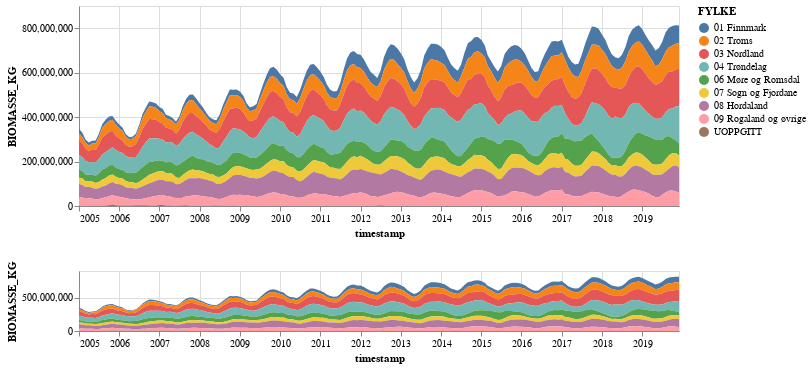

Source (notebook cell):
### Code cell
import altair as alt

brush = alt.selection(type='interval', encodings=['x'])

base = alt.Chart(data_selection.drop(['Date','MÅNED'], axis=1)).mark_area().encode(
    x="timestamp:T",
    y="BIOMASSE_KG:Q",
    color="FYLKE:N"
).properties(
    width=600,
    height=200
)

upper = base.encode(
    alt.X('timestamp:T', scale=alt.Scale(domain=brush))
)

lower = base.properties(
    height=60
).add_selection(brush)

(upper & lower)#.save("Areal diagram.html")

### Figure 1 — Vega-Lite specification as saved in the notebook (floating-point values rounded to 4 significant figures; data arrays with more than 128 entries replaced by an {"elided": "..."} marker saying what was removed)
{"config": {"view": {"continuousWidth": 400, "continuousHeight": 300}}, "vconcat": [{"mark": "area", "encoding": {"color": {"field": "FYLKE", "type": "nominal"}, "x": {"field": "timestamp", "scale": {"domain": {"selection": "selector002"}}, "type": "temporal"}, "y": {"field": "BIOMASSE_KG", "type": "quantitative"}}, "height": 200, "width": 600}, {"mark": "area", "encoding": {"color": {"field": "FYLKE", "type": "nominal"}, "x": {"field": "timestamp", "type": "temporal"}, "y": {"field": "BIOMASSE_KG", "type": "quantitative"}}, "height": 60, "selection": {"selector002": {"type": "interval", "encodings": ["x"]}}, "width": 600}], "data": {"name": "data-9ac97f75f1c78e46c1f44f10ec8c6b56"}, "$schema": "https://vega.github.io/schema/vega-lite/v4.17.0.json", "datasets": {"data-9ac97f75f1c78e46c1f44f10ec8c6b56": {"elided": "1548 records"}}}
